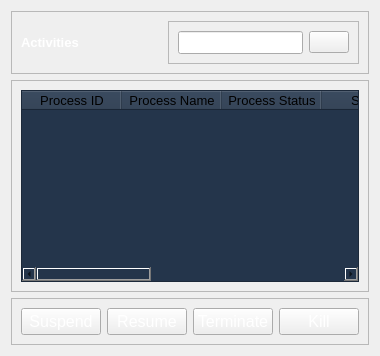
            <widget class="QWidget" name="activities">
             <layout class="QVBoxLayout" name="verticalLayout_6">
              <item>
               <widget class="QFrame" name="frame_4">
                <property name="frameShape">
                 <enum>QFrame::StyledPanel</enum>
                </property>
                <property name="frameShadow">
                 <enum>QFrame::Raised</enum>
                </property>
                <layout class="QHBoxLayout" name="horizontalLayout_10">
                 <item>
                  <widget class="QLabel" name="label_50">
                   <property name="font">
                    <font>
                     <pointsize>10</pointsize>
                     <weight>75</weight>
                     <bold>true</bold>
                    </font>
                   </property>
                   <property name="text">
                    <string>&lt;html&gt;&lt;head/&gt;&lt;body&gt;&lt;p&gt;&lt;span style=&quot; color:#ffffff;&quot;&gt;Activities&lt;/span&gt;&lt;/p&gt;&lt;/body&gt;&lt;/html&gt;</string>
                   </property>
                  </widget>
                 </item>
                 <item alignment="Qt::AlignRight">
                  <widget class="QFrame" name="frame_7">
                   <property name="frameShape">
                    <enum>QFrame::StyledPanel</enum>
                   </property>
                   <property name="frameShadow">
                    <enum>QFrame::Raised</enum>
                   </property>
                   <layout class="QHBoxLayout" name="horizontalLayout_11">
                    <item>
                     <widget class="QLineEdit" name="activity_search">
                      <property name="font">
                       <font>
                        <pointsize>10</pointsize>
                       </font>
                      </property>
                      <property name="styleSheet">
                       <string notr="true">color:rgb(255, 255, 255)</string>
                      </property>
                      <property name="placeholderText">
                       <string>Search Process</string>
                      </property>
                     </widget>
                    </item>
                    <item>
                     <widget class="QPushButton" name="pushButton_3">
                      <property name="text">
                       <string/>
                      </property>
                      <property name="icon">
                       <iconset>
                        <normaloff>icons/search.svg</normaloff>icons/search.svg</iconset>
                      </property>
                     </widget>
                    </item>
                   </layout>
                  </widget>
                 </item>
                </layout>
               </widget>
              </item>
              <item>
               <widget class="QFrame" name="frame_5">
                <property name="frameShape">
                 <enum>QFrame::StyledPanel</enum>
                </property>
                <property name="frameShadow">
                 <enum>QFrame::Raised</enum>
                </property>
                <layout class="QHBoxLayout" name="horizontalLayout_13">
                 <item>
                  <widget class="QTableWidget" name="tableWidget">
                   <property name="autoFillBackground">
                    <bool>false</bool>
                   </property>
                   <property name="styleSheet">
                    <string notr="true">background-color:#24354b</string>
                   </property>
                   <property name="gridStyle">
                    <enum>Qt::SolidLine</enum>
                   </property>
                   <column>
                    <property name="text">
                     <string>Process ID</string>
                    </property>
                    <property name="font">
                     <font>
                      <pointsize>10</pointsize>
                     </font>
                    </property>
                   </column>
                   <column>
                    <property name="text">
                     <string>Process Name</string>
                    </property>
                    <property name="font">
                     <font>
                      <pointsize>10</pointsize>
                     </font>
                    </property>
                   </column>
                   <column>
                    <property name="text">
                     <string>Process Status</string>
                    </property>
                    <property name="font">
                     <font>
                      <pointsize>10</pointsize>
                     </font>
                    </property>
                   </column>
                   <column>
                    <property name="text">
                     <string>Started</string>
                    </property>
                    <property name="font">
                     <font>
                      <pointsize>10</pointsize>
                     </font>
                    </property>
                   </column>
                   <column>
                    <property name="text">
                     <string>Suspend</string>
                    </property>
                    <property name="font">
                     <font>
                      <pointsize>10</pointsize>
                     </font>
                    </property>
                   </column>
                   <column>
                    <property name="text">
                     <string>Resume</string>
                    </property>
                    <property name="font">
                     <font>
                      <pointsize>10</pointsize>
                     </font>
                    </property>
                   </column>
                   <column>
                    <property name="text">
                     <string>Terminate</string>
                    </property>
                    <property name="font">
                     <font>
                      <pointsize>10</pointsize>
                     </font>
                    </property>
                   </column>
                   <column>
                    <property name="text">
                     <string>Kill</string>
                    </property>
                    <property name="font">
                     <font>
                      <pointsize>10</pointsize>
                     </font>
                    </property>
                   </column>
                  </widget>
                 </item>
                </layout>
               </widget>
              </item>
              <item alignment="Qt::AlignBottom">
               <widget class="QFrame" name="frame_6">
                <property name="frameShape">
                 <enum>QFrame::StyledPanel</enum>
                </property>
                <property name="frameShadow">
                 <enum>QFrame::Raised</enum>
                </property>
                <layout class="QHBoxLayout" name="horizontalLayout_12">
                 <item>
                  <widget class="QPushButton" name="pushButton_4">
                   <property name="font">
                    <font>
                     <pointsize>12</pointsize>
                     <weight>50</weight>
                     <bold>false</bold>
                    </font>
                   </property>
                   <property name="styleSheet">
                    <string notr="true">color:rgb(255, 255, 255)</string>
                   </property>
                   <property name="text">
                    <string>Suspend</string>
                   </property>
                  </widget>
                 </item>
                 <item>
                  <widget class="QPushButton" name="pushButton_5">
                   <property name="font">
                    <font>
                     <pointsize>12</pointsize>
                     <weight>50</weight>
                     <bold>false</bold>
                    </font>
                   </property>
                   <property name="styleSheet">
                    <string notr="true">color:rgb(255, 255, 255)</string>
                   </property>
                   <property name="text">
                    <string>Resume</string>
                   </property>
                  </widget>
                 </item>
                 <item>
                  <widget class="QPushButton" name="pushButton_6">
                   <property name="font">
                    <font>
                     <pointsize>12</pointsize>
                     <weight>50</weight>
                     <bold>false</bold>
                    </font>
                   </property>
                   <property name="styleSheet">
                    <string notr="true">color:rgb(255, 255, 255)</string>
                   </property>
                   <property name="text">
                    <string>Terminate</string>
                   </property>
                  </widget>
                 </item>
                 <item>
                  <widget class="QPushButton" name="pushButton_7">
                   <property name="font">
                    <font>
                     <pointsize>12</pointsize>
                     <weight>50</weight>
                     <bold>false</bold>
                    </font>
                   </property>
                   <property name="styleSheet">
                    <string notr="true">color:rgb(255, 255, 255)</string>
                   </property>
                   <property name="text">
                    <string>Kill</string>
                   </property>
                  </widget>
                 </item>
                </layout>
               </widget>
              </item>
             </layout>
            </widget>
